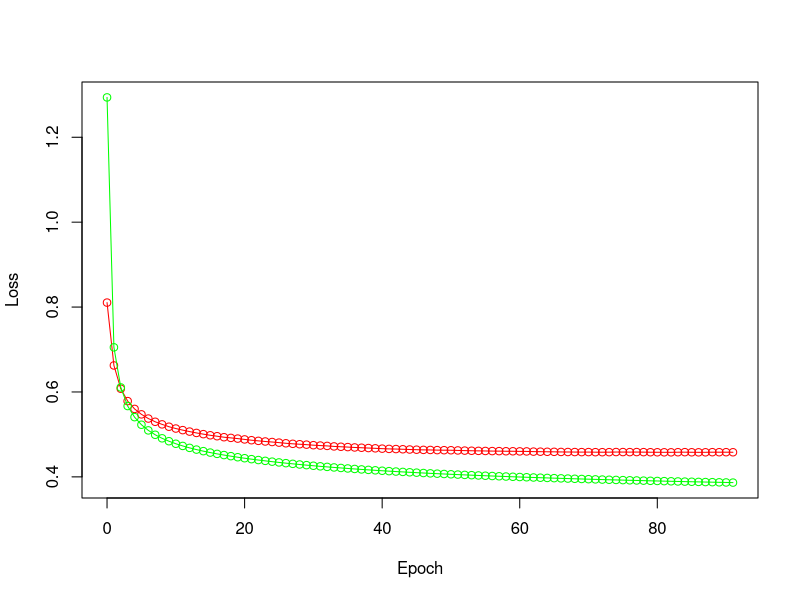

Source code (R):
data = read.csv("data_model8.csv")

maxLoss = max(c(max(data$TestLoss, data$TrainLoss)))
minLoss = min(c(min(data$TestLoss, data$TrainLoss)))

plot(TestLoss ~ Epoch, data, col="red", lyt=1, ylim=c(minLoss,maxLoss), ylab="Loss")
lines(data$Epoch, data$TestLoss, col="red")

points(TrainLoss ~ Epoch, data, col="green", lyt=2)
lines(data$Epoch, data$TrainLoss, col="green")

